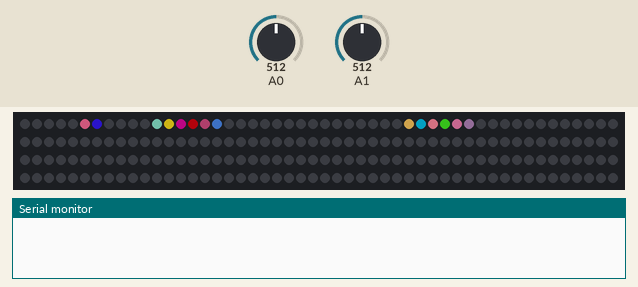
Simulated run of this sketch. Board: Arduino Uno, built with avr-gcc and run on an emulated ATmega328P. On the bench: 200 RGB LEDs in strip order, left to right, continuing on the next row, the last lines printed to the serial monitor. The test bench sets the inputs (shaded band); at power-on: A0 = 512, A1 = 512. Dim RGB values are drawn brighter than linear; random numbers use the default seed unless the sketch sets one.

Above: at 1.2 s.
1.3 s: A0 set to 716
At 2.15 s:
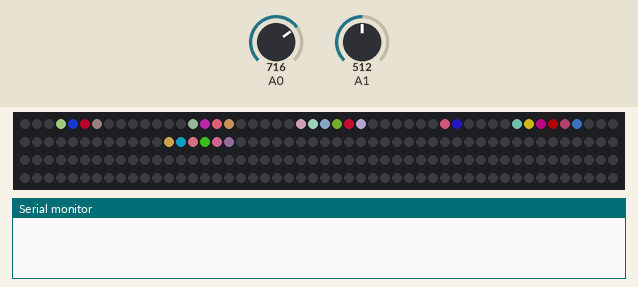
3.8 s: A1 set to 900
At 6.73 s:
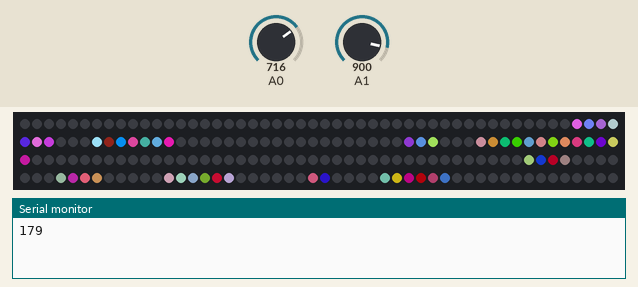
6.8 s: A1 set to 716
At 8.05 s:
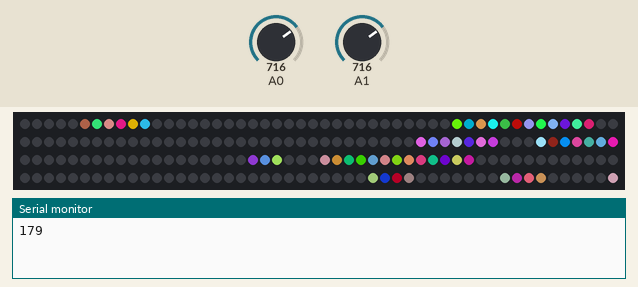
9.3 s: A0 set to 511
At 9.67 s:
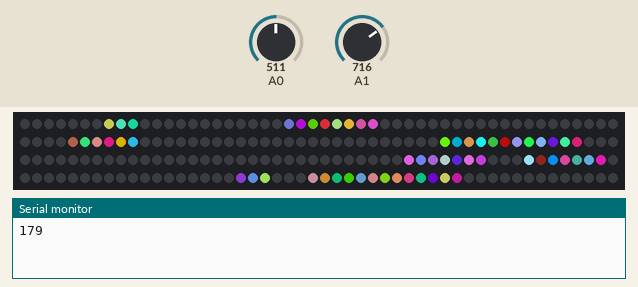
12.3 s: A0 set to 306
At 13.49 s:
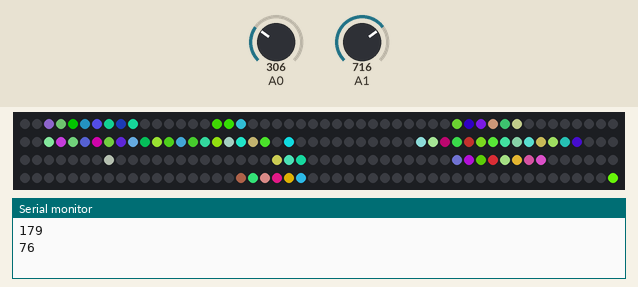
14.8 s: A1 set to 511
At 16.07 s:
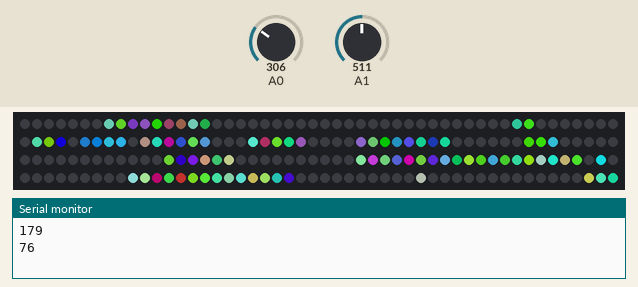
Timing chart, 0 to 17.8 s (numbered marks = the images above; inputs shaded):
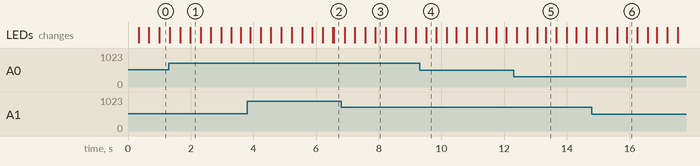

The sketch:

boots_chase.ino
```cpp
#include "FastLED.h"

// How many leds in your strip?
#define NUM_LEDS 200

// For led chips like Neopixels, which have a data line, ground, and power, you just
// need to define DATA_PIN.  For led chipsets that are SPI based (four wires - data, clock,
// ground, and power), like the LPD8806 define both DATA_PIN and CLOCK_PIN
#define DATA_PIN 7
#define CLOCK_PIN 8

// Define the array of leds
CRGB leds[NUM_LEDS];

void setup() {
  FastLED.addLeds<WS2801, DATA_PIN, CLOCK_PIN, BGR>(leds, NUM_LEDS);
  leds[0] = CRGB::Black;
  pinMode(A0, INPUT);
  pinMode(A1, INPUT);
  Serial.begin(9600);
}

void blackout() {
  for (int i = 0; i < NUM_LEDS - 1; i++) {
    leds[i] = CRGB::Black;
  }
  FastLED.show();
}

void shift() {
 for (int i = NUM_LEDS-1; i>=1; i--) {
  leds[i] = leds[i-1];
 }
  FastLED.show();
}

void random_color(int index, int maxi) {
   leds[index].r = random(0,analogRead(0)/4);
   leds[index].g = random(0,analogRead(1)/4);
   leds[index].b = random(0,analogRead(1)/4);
}

void fill_random(int count) {
  for (int i = 1; i < count; i++) {
    random_color(i, 255.0/i);
  }
}


void loop() {
  //blackout();
  fill_random(random(0,20));
  for (int i = 0; i < NUM_LEDS; i++) {
    shift();
    if (random(0,10) == 1) {
      fill_random(random(0,10));
    }
    delay(30);
  }
  Serial.println(analogRead(0)/4);
  delay(100);
}
```
